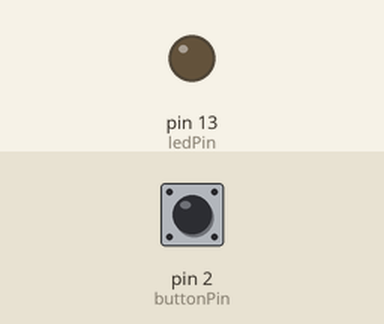
Recording of a sketch running on a simulated Arduino Uno, built with avr-gcc and run on an emulated ATmega328P. Parts: output pins drawn as LEDs (lit = HIGH). The inputs (shaded band) are chosen by the test bench; at power-on: pin 2 (buttonPin) HIGH.

Above: at 1.2 s.
1.3 s: pin 2 (buttonPin) pulled LOW for 0.15 s
At 1.37 s:
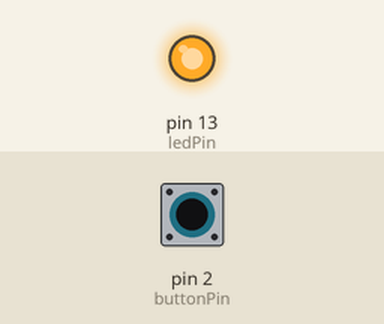
2.9 s: pin 2 (buttonPin) pulled LOW for 3.2 s
At 7.1 s:
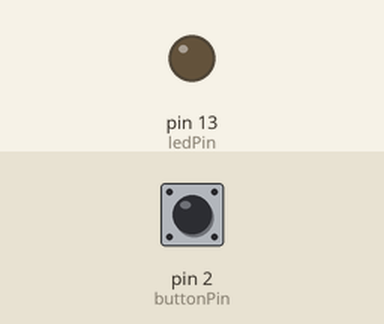
Timing chart, 0 to 8.6 s (numbered marks = the images above; inputs shaded):
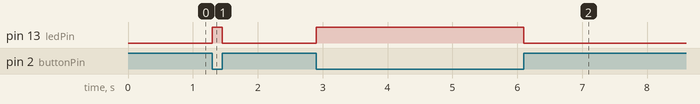

The sketch:

LED_and_Button.ino
```cpp
// LED and Button example
// Button on pin 2 (one side to pin 2, other side to GND)
// Using internal pull-up, button pressed = LOW
const int buttonPin = 2;
const int ledPin = LED_BUILTIN;

void setup() {
  pinMode(buttonPin, INPUT_PULLUP); // enable internal pull-up resistor
  pinMode(ledPin, OUTPUT);
}

void loop() {
  int buttonState = digitalRead(buttonPin);
  if (buttonState == LOW) {
    digitalWrite(ledPin, HIGH); // turn LED on when button pressed
  } else {
    digitalWrite(ledPin, LOW);  // turn LED off when button not pressed
  }
}
```

Measured:
- after the input at 1.3 s, pin 13 (ledPin): LOW → HIGH at once, → LOW 0.15 s later
- after the input at 2.9 s, pin 13 (ledPin): LOW → HIGH at once, → LOW 3.2 s later
